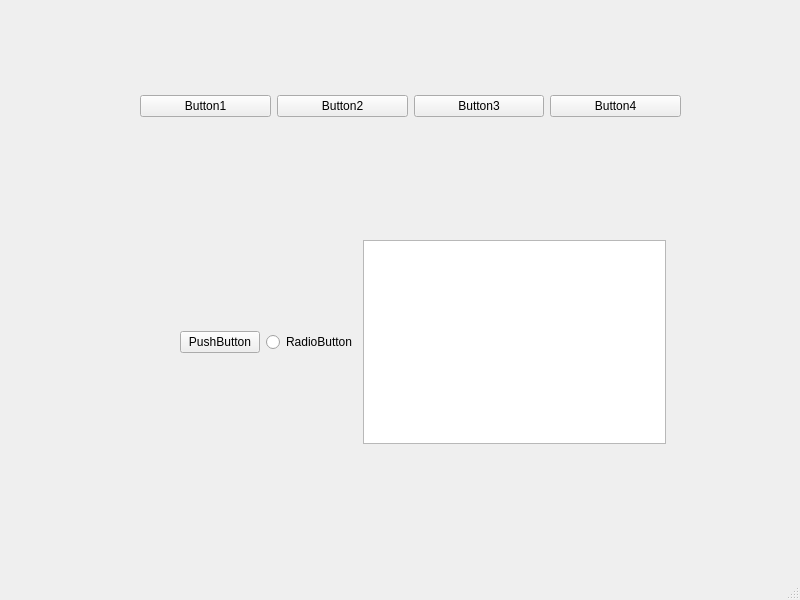
<?xml version="1.0" encoding="UTF-8"?>
<ui version="4.0">
 <class>MainWindow</class>
 <widget class="QMainWindow" name="MainWindow">
  <property name="geometry">
   <rect>
    <x>0</x>
    <y>0</y>
    <width>800</width>
    <height>600</height>
   </rect>
  </property>
  <property name="windowTitle">
   <string>MainWindow</string>
  </property>
  <widget class="QWidget" name="centralwidget">
   <widget class="QWidget" name="">
    <property name="geometry">
     <rect>
      <x>140</x>
      <y>90</y>
      <width>541</width>
      <height>32</height>
     </rect>
    </property>
    <layout class="QHBoxLayout" name="horizontalLayout">
     <item>
      <widget class="QPushButton" name="pushButton">
       <property name="text">
        <string>Button1</string>
       </property>
      </widget>
     </item>
     <item>
      <widget class="QPushButton" name="pushButton_2">
       <property name="text">
        <string>Button2</string>
       </property>
      </widget>
     </item>
     <item>
      <widget class="QPushButton" name="pushButton_3">
       <property name="text">
        <string>Button3</string>
       </property>
      </widget>
     </item>
     <item>
      <widget class="QPushButton" name="pushButton_4">
       <property name="text">
        <string>Button4</string>
       </property>
      </widget>
     </item>
    </layout>
   </widget>
   <widget class="QWidget" name="">
    <property name="geometry">
     <rect>
      <x>180</x>
      <y>240</y>
      <width>486</width>
      <height>204</height>
     </rect>
    </property>
    <layout class="QHBoxLayout" name="horizontalLayout_2">
     <item>
      <widget class="QPushButton" name="pushButton_5">
       <property name="text">
        <string>PushButton</string>
       </property>
      </widget>
     </item>
     <item>
      <widget class="QRadioButton" name="radioButton">
       <property name="text">
        <string>RadioButton</string>
       </property>
      </widget>
     </item>
     <item>
      <widget class="QListView" name="listView"/>
     </item>
    </layout>
   </widget>
  </widget>
  <widget class="QMenuBar" name="menubar">
   <property name="geometry">
    <rect>
     <x>0</x>
     <y>0</y>
     <width>800</width>
     <height>24</height>
    </rect>
   </property>
  </widget>
  <widget class="QStatusBar" name="statusbar"/>
 </widget>
 <resources/>
 <connections/>
</ui>
